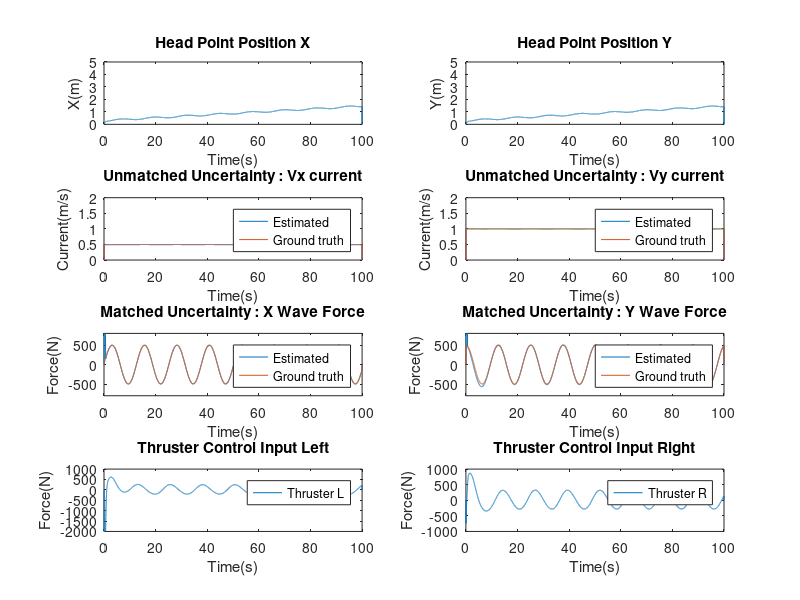

Here is the MATLAB script that generated this plot:
clear 

%%%%%%%%%%%%%%%%%%%%%%%%%%%%% USV Model %%%%%%%%%%%%%%%%%%%%%%%%%%%%%%%%%%
m = 3980;
Iz = 19703;
Xu = -50;
Yv = -200;
Yr = 0;
Nv = 0;
Nr = -1281;
m11 = m;
m22 = m; 
m33 = Iz;
l = 3.5;

M = [m11, 0, 0; 0, m22, 0; 0, 0, m33];
D = [Xu, 0, 0; 0, Yv, Yr; 0, Nv, Nr];
M_inv = inv(M);
MD = M_inv*D;
%%%%%%%%%%%%%%%%%%%%%%%%%%%%%%%%%%%%%%%%%%%%%%%%%%%%%%%%%%%%%%%%%%%%%%%%%%
%%%%%%%%%%%%%%%%%%%%%%%%%%% State estimate %%%%%%%%%%%%%%%%%%%%%%%%%%%%%%%
A_estim = [0, 0, 1, 0;
     0, 0, 0, 1;
     0, 0, 0, 0;
     0, 0, 0, 0];

B_estim = [0, 0;
     0, 0;
     1, 0;
     0, 1];

Bum_estim = [1, 0;
     0, 1;
     0, 0;
     0, 0];

L = diag([1, 1, 1, 1]);
K = [1, 0, 1.73, 0;0,1,0,1.73];
cutoff = 4;
%%%%%%%%%%%%%%%%%%%%%%%%%%%%%%%%%%%%%%%%%%%%%%%%%%%%%%%%%%%%%%%%%%%%%%%%%%

%%%%%%%%%%%%%%%%%%%%%%%%%%%%%%%%%%%%%%%%%%%%%%%%%%%%%%%%%%%%%%%%%%%%%%%%%%
% Simulation parameters
dt = 0.01; % Time step (seconds)
total_time = 100; % Total simulation time (seconds)
num_steps = total_time / dt; % Number of simulation steps

% Initialize state vectors
x = zeros(6, num_steps); % State vector [position; velocity]
u = zeros(2, num_steps);
matched_u = zeros(2, num_steps); % Control input vector
unmatched_u = zeros(2, num_steps);
disturbance_list = zeros(4, num_steps);
statefeedback_u = zeros(2, num_steps);

estim_x = zeros(4, num_steps);
virtual_state = zeros(4, num_steps);
virtual_u = zeros(2, num_steps);
um = zeros(4, num_steps);
um_dot = 0;
con = [0;0;0;0];
filtered_um = zeros(4, num_steps);

time = 0:dt:(total_time-dt); % Time vector

% Initial condition
x(:, 1) = [0; 0; 0; -l; 0; 0]; % Initial position and velocity
x(:, 2) = x(:, 1);
estim_x(:, 1) = [x(4,1)+l; 0; 0; 0];
estim_x(:, 2) = estim_x(:, 1);

B_usv = [1/M(1,1), 1/M(1,1);
         0, 0;
         l/M(3,3), -l/M(3,3)
         0, 0;
         0, 0;
         0, 0]; 

Bm_disturbance = [1/M(1,1), 0, 0;
                 0, 1/M(1,1), 0;
                 0, 0, l/M(3,3);
                 0, 0, 0;
                 0, 0, 0;
                 0, 0, 0]; 

Bum_disturbance = [0, 0;
                 0, 0;
                 0, 0;
                 1, 0;
                 0, 1;
                 0, 0]; 


% Simulation loop (Euler method)
for k = 2:num_steps-1
    

    % Compute the state derivative with disturbance
    f_usv = [(Xu*x(1, k))/m11;
          (Yv*x(2, k) + Yr*x(3, k))/m22;
          (Nv*x(2, k) + Nr*x(3, k))/m33;
          x(1, k)*cos(x(6, k)) - x(2, k)*sin(x(6, k));
          x(1, k)*sin(x(6, k)) + x(2, k)*cos(x(6, k));
          x(3, k)];


    % L1 estim
    virtual_state(:, k) = [x(4, k) + l*cos(x(6, k));
                     x(5, k) + l*sin(x(6, k));
                     x(1, k)*cos(x(6, k)) - x(2, k)*sin(x(6, k)) - x(3, k)*l*sin(x(6, k));
                     x(1, k)*sin(x(6, k)) + x(2, k)*cos(x(6, k)) + x(3, k)*l*cos(x(6, k))];
    % L1 control input
    x_error = estim_x(:, k) - virtual_state(:,k);
    gain = -1;
    pi = (1/gain)*(exp(gain*dt)-1);
    um(:,k) = -exp(gain*dt)*x_error/pi;
    um_dot = (um(:,k)-um(:,k-1))/dt;
    % matched uncertainty
    con(3:4) = um(3:4,k);
    % unmatched uncertainty
    con(1:2) = um_dot(1:2);
    % Low pass filtering
    filtered_um(:,k) = filtered_um(:,k-1)*exp(-cutoff*dt) - con*(1-exp(-cutoff*dt));
    matched_u(:,k) = filtered_um(3:4,k);
    unmatched_u(:,k) = filtered_um(1:2,k);
    % unmatched_u(:,k) = [0;0];
    % matched_u(:,k) = [0;0];


    % Nominal control
    % nominal_control = [0;0];
    % estim_nominal_control = [(nominal_control(1) + nominal_control(2))*cos(x(6, k))/m11 - (nominal_control(1)-nominal_control(2))*l*l*sin(x(6, k))/m33;
    %                          (nominal_control(1) + nominal_control(2))*sin(x(6, k))/m11 + (nominal_control(1)-nominal_control(2))*l*l*cos(x(6, k))/m33];

    % Virtual control
    virtual_u(:,k) = [f_usv(1)*cos(x(6, k)) - x(1, k)*x(3, k)*sin(x(6, k)) - f_usv(2)*sin(x(6, k)) - x(2, k)*x(3, k)*cos(x(6, k)) - f_usv(3)*l*sin(x(6, k)) - x(3, k)*x(3, k)*l*cos(x(6, k));
                 f_usv(1)*sin(x(6, k)) + x(1, k)*x(3, k)*cos(x(6, k)) + f_usv(2)*sin(x(6, k)) - x(2, k)*x(3, k)*sin(x(6, k)) + f_usv(3)*l*cos(x(6, k)) - x(3, k)*x(3, k)*l*sin(x(6, k))];

    % State feedback for Hurwitz matrix
    % state_feedback = -K*virtual_state(:,k);
    % state_feedback_u = [0.5*(m33*(state_feedback(2)*cos(x(6, k)) - state_feedback(1)*sin(x(6, k)))/(l*l) + m11*(state_feedback(1)*cos(x(6, k)) + state_feedback(2)*sin(x(6, k))));
    %                    0.5*(-m33*(state_feedback(2)*cos(x(6, k)) - state_feedback(1)*sin(x(6, k)))/(l*l) + m11*(state_feedback(1)*cos(x(6, k)) + state_feedback(2)*sin(x(6, k))))];
    % statefeedback_u(:,k) = state_feedback_u;


    % Real Control input
    u(:,k) = [0.5*(m11*cos(x(6, k)) - m33*sin(x(6, k))/(l*l)), 0.5*(m11*sin(x(6, k))+m33*cos(x(6, k))/(l*l));
              0.5*(m11*cos(x(6, k)) + m33*sin(x(6, k))/(l*l)), 0.5*(m11*sin(x(6, k))-m33*cos(x(6, k))/(l*l))]*(matched_u(:,k) + unmatched_u(:,k) - virtual_u(:,k));% + state_feedback_u;

    %%%%%%%%%%%%%%%%%%%%%%%%%%%%%%%%%%%%%%%%%%%%%%%%%%%%%%%%%%%%%%%%%%%%%
    estim_dx = (A_estim)*estim_x(:,k) + B_estim*(matched_u(:,k) + unmatched_u(:,k)) + B_estim*um(3:4,k) + Bum_estim*um(1:2,k) - L*(x_error);
    % estim_dx = (A_estim)*estim_x(:,k) + B_estim*virtual_u(:,k) + B_estim*(matched_u(:,k) + unmatched_u(:,k)) + B_estim*um(3:4,k) + Bum_estim*um(1:2,k) - L*(x_error);


    xy_dis = [500*sin(0.5*dt*k);500*cos(0.5*dt*k)];
    disturbance = [0.5; 1; xy_dis(1)*cos(x(6,k)) + xy_dis(2)*sin(x(6,k)); -xy_dis(1)*sin(x(6,k)) + xy_dis(2)*cos(x(6,k)); 0];
    disturbance_list(:,k) = [disturbance(1:2) ; xy_dis];
    

    if u(1,k) < -2000
        u(1,k) = -2000;
    end
    if u(2,k) < -2000
        u(2,k) = -2000;
    end    
    dx = f_usv + B_usv*u(:, k) + Bm_disturbance*disturbance(3:5) + Bum_disturbance*disturbance(1:2);
    %%%%%%%%%%%%%%%%%%%%%%%%%%%%%%%%%%%%%%%%%%%%%%%%%%%%%%%%%%%%%%%%%%%%%

    %System update
    x(:, k+1) = x(:, k) + dx * dt;
    estim_x(:, k+1) = estim_x(:, k) + estim_dx * dt;

    pi = 3.1415926535;
    if x(6,k+1) > pi
        x(6,k+1) = x(6,k+1) - 2*pi;
    elseif x(6,k+1) < -pi
        x(6,k+1) = x(6,k+1) + 2*pi;
    end    

end
%%%%%%%%%%%%%%%%%%%%%%%%%%%%%%%%%%%%%%%%%%%%%%%%%%%%%%%%%%%%%%%%%%%%%%%%%%

%%%%%%%%%%%%%%%%%%%%%%%%%%%%% Data Plot %%%%%%%%%%%%%%%%%%%%%%%%%%%%%%%%%%
figure;
subplot(4,2,1);
plot(time, virtual_state(1,:), 'DisplayName', 'Estimated'); % Label for the first line
title('Head Point Position X');
xlabel('Time(s)');
ylabel('X(m)');
ylim([0, 5]);


subplot(4,2,2);
plot(time, virtual_state(1,:), 'DisplayName', 'Estimated'); % Label for the first line
title('Head Point Position Y');
xlabel('Time(s)');
ylabel('Y(m)');
ylim([0, 5]);


subplot(4,2,3);
plot(time, um(1,:), 'DisplayName', 'Estimated'); % Label for the first line
hold on;
plot(time, disturbance_list(1,:), 'DisplayName', 'Ground truth'); % Label for the second line
hold off;
title('Unmatched Uncertainty : Vx current');
xlabel('Time(s)');
ylabel('Current(m/s)');
ylim([0, 2]);
legend('show'); % Display the legend with labels

subplot(4,2,4);
plot(time, um(2,:), 'DisplayName', 'Estimated'); % Label for the first line
hold on;
plot(time, disturbance_list(2,:), 'DisplayName', 'Ground truth'); % Label for the second line
hold off;
title('Unmatched Uncertainty : Vy current');
xlabel('Time(s)');
ylabel('Current(m/s)');
ylim([0, 2]);
legend('show'); % Display the legend with labels

subplot(4,2,5);
plot(time, m11*um(3,:), 'DisplayName', 'Estimated'); % Label for the first line
hold on;
plot(time, disturbance_list(3,:), 'DisplayName', 'Ground truth'); % Label for the second line
hold off;
title('Matched Uncertainty : X Wave Force');
xlabel('Time(s)');
ylabel('Force(N)');
ylim([-800, 800]);
legend('show'); % Display the legend with labels

subplot(4,2,6);
plot(time, m11*um(4,:), 'DisplayName', 'Estimated'); % Label for the first line
hold on;
plot(time, disturbance_list(4,:), 'DisplayName', 'Ground truth'); % Label for the second line
hold off;
title('Matched Uncertainty : Y Wave Force');
xlabel('Time(s)');
ylabel('Force(N)');
ylim([-800, 800]);
legend('show'); % Display the legend with labels

subplot(4,2,7);
plot(time, u(1,:), 'DisplayName', 'Thruster L'); % Label for the first line
title('Thruster Control Input Left');
xlabel('Time(s)');
ylabel('Force(N)');
% ylim([0, 3]);
legend('show'); % Display the legend with labels

subplot(4,2,8);
plot(time, u(2,:), 'DisplayName', 'Thruster R'); % Label for the first line
title('Thruster Control Input Right');
xlabel('Time(s)');
ylabel('Force(N)');
% ylim([0, 3]);
legend('show'); % Display the legend with labels
%%%%%%%%%%%%%%%%%%%%%%%%%%%%%%%%%%%%%%%%%%%%%%%%%%%%%%%%%%%%%%%%%%%%%%%%%%

%%%%%%%%%%%%%%%%%%%%%%%%%%%%% Simulation %%%%%%%%%%%%%%%%%%%%%%%%%%%%%%%%%
% % Define the ship polygon
% ship_length = 7; % Length of the ship
% ship_width = 3; % Width of the ship
% ship_shape = [-ship_length/2 + ship_width, -ship_width/2; 
%               ship_length/2, 0; 
%               -ship_length/2 + ship_width, ship_width/2; 
%               -ship_length/2 - ship_width, ship_width/2; 
%               -ship_length/2 - ship_width, -ship_width/2];
% 
% % Create a figure for animation
% figure;
% hold on;
% axis equal;
% xlabel('X Position');
% ylabel('Y Position');
% title('Ship state');
% xlim([-30, 30]); % Set the X-axis limits
% ylim([-30, 30]); % Set the Y-axis limits
% grid on;
% legend('Own ship');
% 
% % Animation loop
% for k = 1:10:num_steps
%     % Compute ship's current position and orientation
%     X = x(4, k);
%     Y = x(5, k);
%     psi = x(6, k);
% 
%     % Rotate and translate the ship shape
%     R = [cos(psi), -sin(psi); sin(psi), cos(psi)];
%     ship_position = (R * ship_shape')';
%     ship_position(:, 1) = ship_position(:, 1) + X;
%     ship_position(:, 2) = ship_position(:, 2) + Y;
% 
%     % Plot the ship
%     ship_plot = fill(ship_position(:, 1), ship_position(:, 2), 'b', 'FaceAlpha', 0.5, 'DisplayName', 'Own Ship');
% 
%     % Pause to create animation effect
%     pause(0.01);
% 
%     % Remove the current plot to update the next frame
%     if k < num_steps
%         delete(ship_plot);
%     end
% end
% 
% hold off;
%%%%%%%%%%%%%%%%%%%%%%%%%%%%%%%%%%%%%%%%%%%%%%%%%%%%%%%%%%%%%%%%%%%%%%%%%%